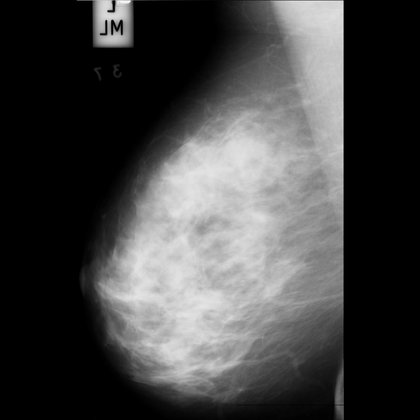
%> input picture mdb107.pgm, 420 x 420 px, shrunk from 1024 x 1024 before the run
$ octave --eval "result = extract_features(imread('../mdb107.pgm'));"   (GNU Octave 9; MATLAB toolbox functions it lacks are replaced by stand-ins)
%> lines starting %> are read from the running program, lines starting %| are printed output that depends on the picture; in (x1, y1, x2, y2) boxes, pixels count from 0 and x2, y2 are one past the last pixel; in counts of white or black regions, pixels touching at a corner belong together; the program's own positions count from 1
### update 2024/RotatingBreast.m
function Im=RotatingBreast(Im)
    sz=size(Im);
%> sz = [420 420]
    if length(sz)>2
        if sz(2)>sz(1)
            for k=1:sz(3)
                Imx(:,:,k)=Im(:,:,k)';
            end
            Im=Imx;
        end
    else
        if sz(2)>sz(1)
            Im=Im';
        end
    end
    s1=sum(Im(:,1));
%> s1 = 0
    s2=sum(Im(:,end));
%> s2 = 1
    if s2>s1
        Im=fliplr(Im);
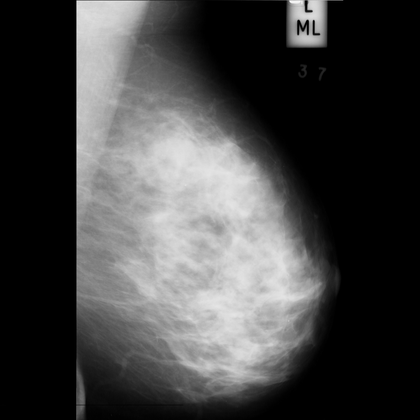
%> Im: size 420x420 uint8; min 0, max 255, mean 68; mean of the top-left, top-right, bottom-left and bottom-right quarters 93.4, 28.4, 77.5, 72.6
    end
    s1=sum(Im(1,:));
%> s1 = 21457
    s2=sum(Im(end,:));
%> s2 = 1039
    if s2>s1
        Im=flipud(Im);
    end
end

### update 2024/CutBreast.m
function i=CutBreast(i)

s=sum(i(1:200,:)');
%> s = 200 values, max 38782 at index 200, min 14057 at index 50, mean 24910.1
s=s/max(s);
%> s = 200 values, max 1 at index 200, min 0.362 at index 50, mean 0.642
v=var(s);
%> v = 0.0441
if v>1e-3
    i(1:100,:)=0;
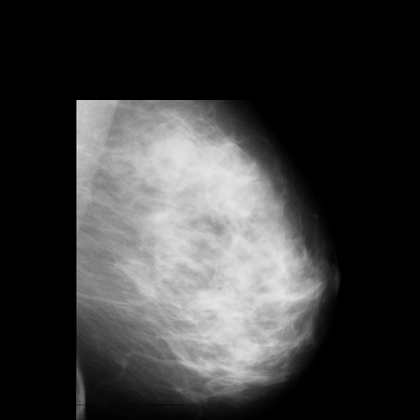
%> i: size 420x420 uint8; 9.46% of pixels changed, all inside (x1, y1, x2, y2) = (74, 0, 346, 100)
end
[rows,cols]=size(i);
%> rows = 420; cols = 420
xcord=[1 1 cols*.35];
%> xcord = [1 1 147]
ycord=[rows*.35 1 1];
%> ycord = [147 1 1]
msk=poly2mask(xcord,ycord,rows,cols);
%> the run ends on the next line
i2=activecontour(i,msk);
i=immultiply(i,~i2);

### update 2024/extract_features.m
function F=extract_features(im)

%% Pre-Processing Image

im=RotatingBreast(im);
im=CutBreast(im);

% if image is rgb
try
    im=rgb2gray(im);
end

%% Clean The Image

z=im2bw(im,0.1);
info=regionprops(z);
a=cat(1,info.Area);
[m,l]=max(a);
X=info(l).Centroid;
bw2=bwselect(z,X(1),X(2),4);
im=immultiply(im,bw2);


%% Weiner Filter

% We will create average mask [3 3]
% with SNR = 0.2
mask=fspecial('average',[3 3]);
SNR=0.2;
im=deconvwnr(im,mask,SNR);

%% Clahe Filter

im=adapthisteq(im);

%% Detect Cancer
i2=CancerDetection(im);

%% Features
info=regionprops(i2,'all');

%% Number of White Spots
F(1)=length(info);
if F(1)==0
    F=zeros(1,60);
    return
end

%% Area Features
Ar=cat(1,info.Area);
F(2)=max(Ar);
F(3)=mean(Ar);
F(4)=var(Ar);
F(5)=geomean(Ar);

%% Centroid Distances
C=cat(1,info.Centroid);
D=[];
for i=1:F(1)
    for j=i+1:F(1)
        D=[D norm(C(i,:)-C(j,:))];
    end
end
if ~isempty(D)
F(6)=max(D);
F(7)=min(D);
F(8)=mean(D);
F(9)=var(D);
F(10)=geomean(D);
end

%% Major Axis
Mjr=cat(1,info.MajorAxisLength);
F(11)=max(Mjr);
F(12)=min(Mjr);
F(13)=mean(Mjr);
F(14)=var(Mjr);
F(15)=geomean(Mjr);

%% Minor Axis
Mnr=cat(1,info.MinorAxisLength);
F(16)=max(Mnr);
F(17)=min(Mnr);
F(18)=mean(Mnr);
F(19)=var(Mnr);
F(20)=geomean(Mnr);

%% Radius Precentage
r_per=Mnr./Mjr;
F(21)=max(r_per);
F(22)=sum(r_per>0.85)/F(1);
F(23)=mean(r_per);
F(24)=var(r_per);
F(25)=geomean(r_per);

%% Image Intensity
im2=double(im)/255;
for i=1:F(1)
   ix=bwselect(i2,C(i,1),C(i,2));
   ixx=im2.*ix;
   In(i,1)=sum(ixx(:))/sum(ix(:));
end
In(isnan(In))=[];
F(26)=max(In);
F(27)=sum(In);
F(28)=mean(In);
F(29)=var(In);
F(30)=geomean(In);

%% Ellipse Eccentricity
es=cat(1,info.Eccentricity);
F(31)=max(es);
F(32)=sum(es);
F(33)=mean(es);
F(34)=var(es);
F(35)=geomean(es);

%% Angels Orinations
or=abs(cat(1,info.Orientation));
F(36)=max(or);
F(37)=sum(or);
F(38)=mean(or);
F(39)=var(or);
F(40)=geomean(or);

%% Equiv Diameter
ed=cat(1,info.EquivDiameter);
F(41)=max(ed);
F(42)=sum(ed);
F(43)=mean(ed);
F(44)=var(ed);
F(45)=geomean(ed);

%% Convex Area
ca=cat(1,info.ConvexArea);
F(46)=max(ca);
F(47)=sum(ca);
F(48)=mean(ca);
F(49)=var(ca);
F(50)=geomean(ca);

%% Circularity
circ=cat(1,info.Circularity);
F(51)=max(circ);
F(52)=sum(circ);
F(53)=mean(circ);
F(54)=var(circ);
F(55)=geomean(circ);

%% Perimeter
pr=cat(1,info.Perimeter);
F(56)=max(pr);
F(57)=sum(pr);
F(58)=mean(pr);
F(59)=var(pr);
F(60)=geomean(pr);
